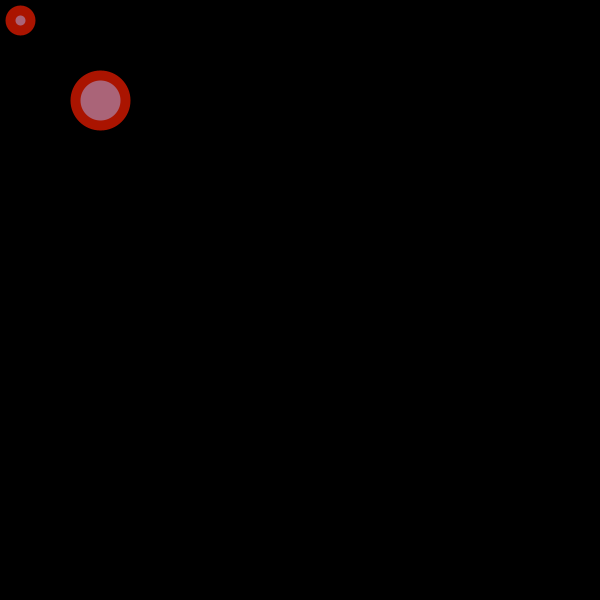
Frame 1 (no input)
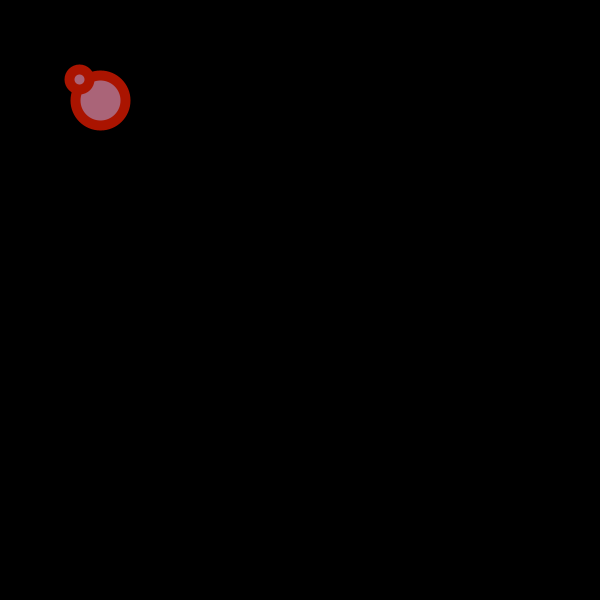
Frame 60 (the mouse pressed at the canvas centre just before this capture)
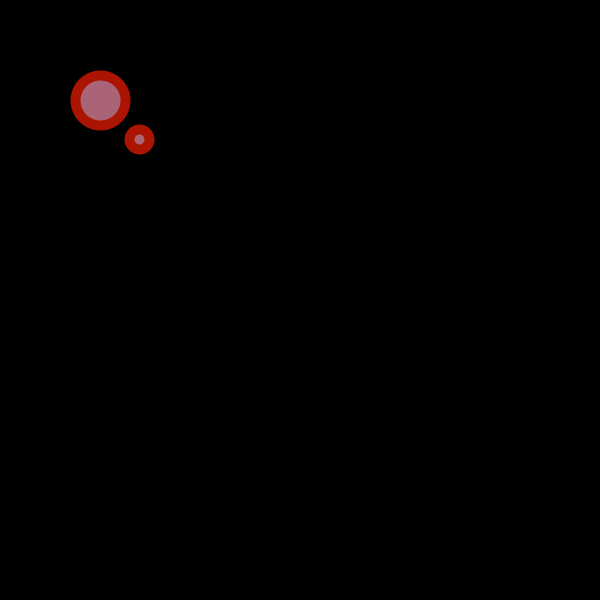
Frame 120 (the mouse held since frame 60 and released just before this capture)

The Processing sketch that drew these frames (run headless with seeded random() and noise(); from frame 60 on, the mouse is pressed at the canvas centre):

// Processing sketch: change_color
// ── change_color.pde
float x = 20; 
float y = 20;

void setup(){
   size(600, 600);
   frameRate(60);
}

void draw(){
   background(0);
   
   fill(170, 100, 120);
   stroke(170, 20, 0);
   strokeWeight(10);
   
   ellipse(100, 100, 50, 50);
   ellipse(x, y, 20, 20);
   x = x+1;
   y = y+1;
}
